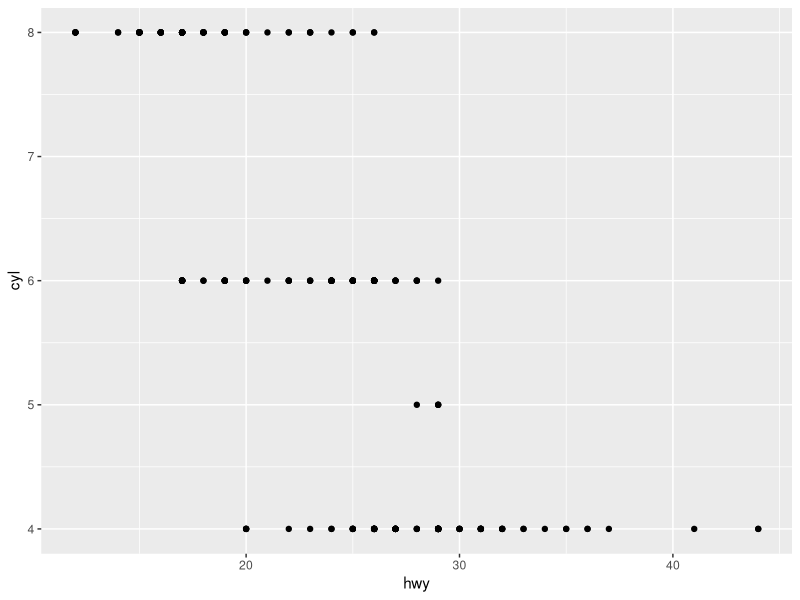
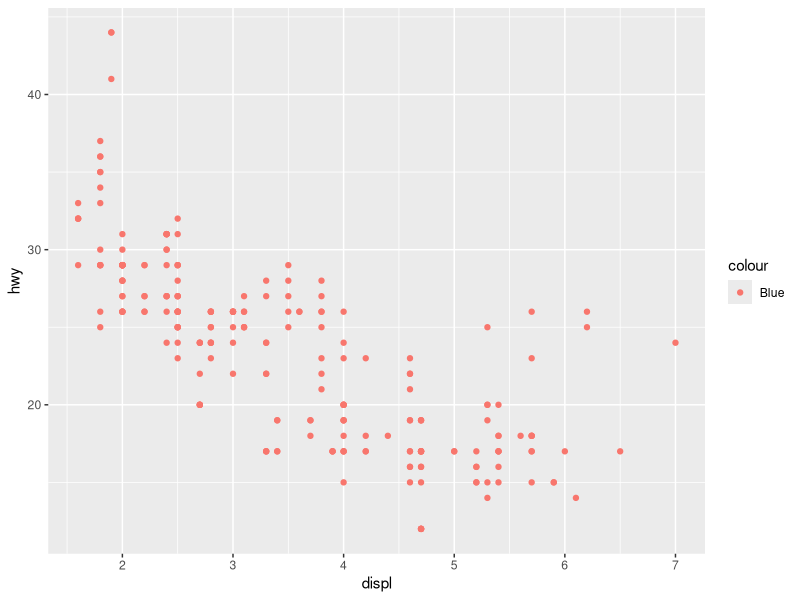

R code for these plots, in order:
## ---- chunk 1
knitr::opts_chunk$set(fig.path='Figs/')
## ---- chunk 2
library(ggplot2)
## ---- chunk 3
dim(mtcars)
## ---- chunk 4
ggplot(data = mpg, mapping = aes(x = hwy, y = cyl)) + geom_point()
## ---- chunk 5
ggplot(data = mpg)+
        geom_point(mapping = aes(x = displ,y = hwy,color = "Blue"))

